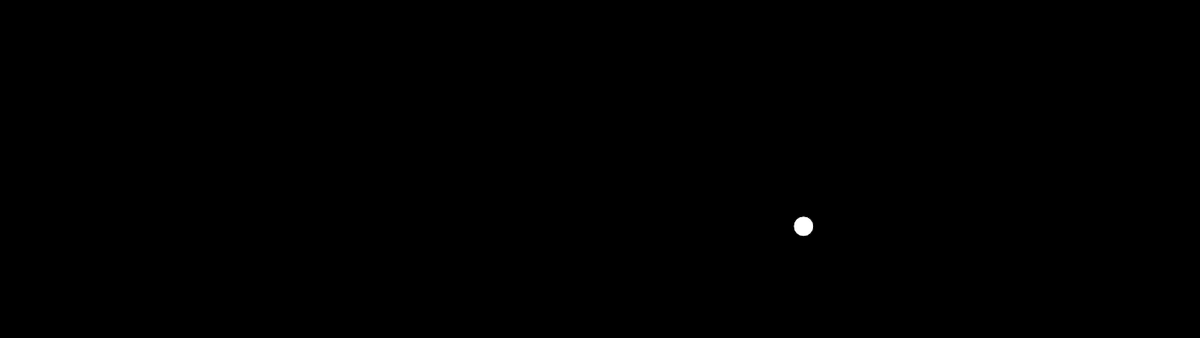
Frame 1 (no input)
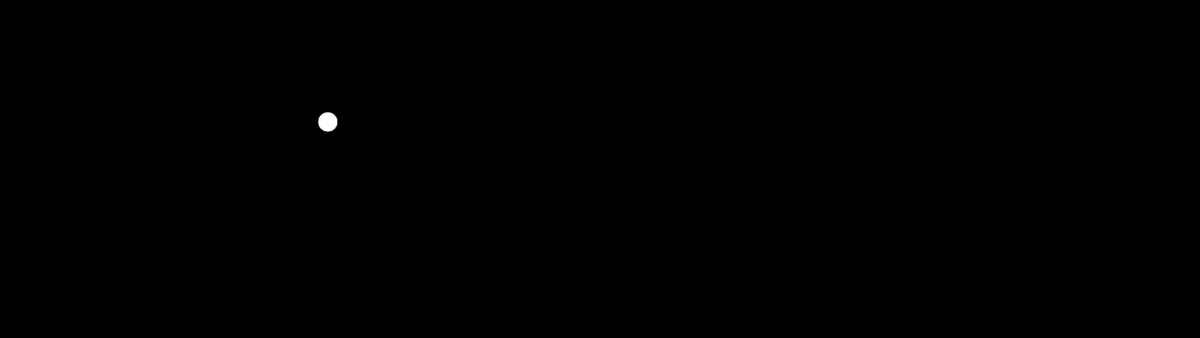
Frame 60 (no input)
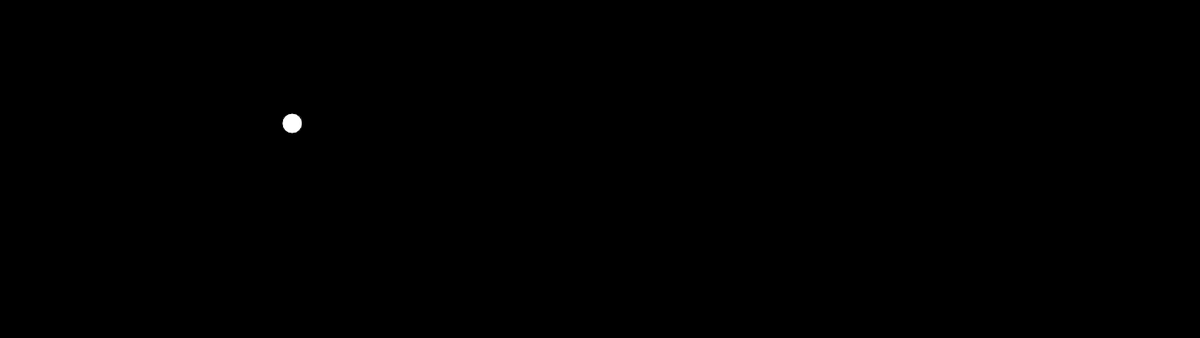
Frame 120 (the mouse pressed at the canvas centre since frame 60)

The p5.js sketch that drew these frames (run headless with seeded random() and noise() and a simulated clock; from frame 60 on, the mouse is pressed at the canvas centre):

// p5.js sketch
// ── sketch.js

  var xoff = 0;
var yoff = 0;


function setup(){
  createCanvas(1420,400);

}

function draw(){
  background(0);

  var x = map(noise(xoff,yoff),0,1,0,width);
  var y = map(noise(yoff),0,1,0,height);
  xoff += 0.01;
ellipse(60,24);

  yoff += 0.01;


  ellipse(x,y,24,24);
  

  
}
